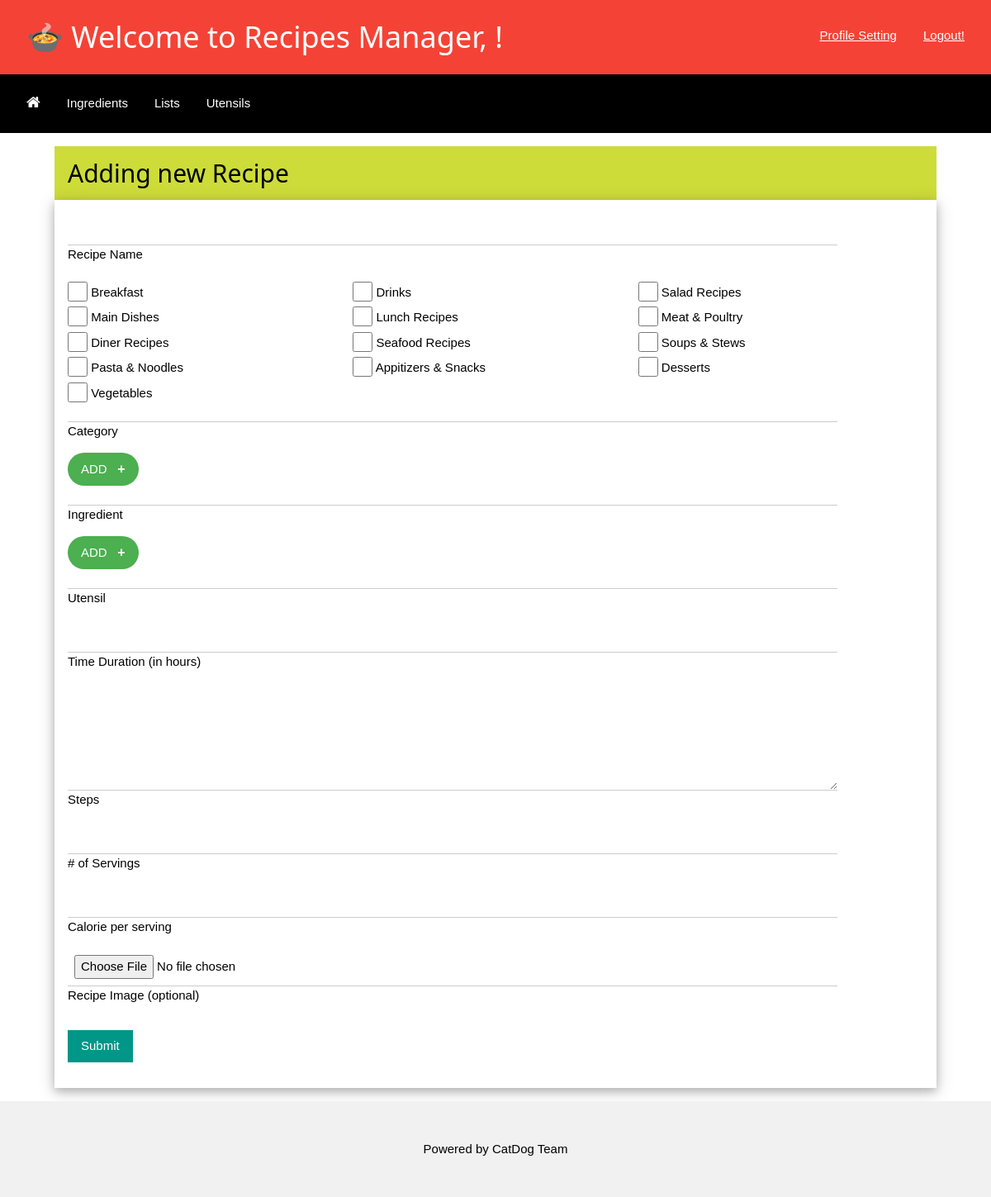
The page /newRecipe/ (signed in) on the database its author committed.
### recipeManager/models.py (models this page shows)
class RecipeCategory(models.Model):
    categoryID = models.AutoField(primary_key=True)
    categoryName = models.CharField(max_length=50, unique=True)

### recipeManager/views.py (the view, shortened to what this page needs)
# urls.py: path('newRecipe/', views.newRecipe, name='newRecipe'),
def newRecipe(request):
    message = ""
    allRecipeCategory = RecipeCategory.objects.all()
    allIngredientCategory = IngredientCategory.objects.all()
    allIngredient = Ingredient.objects.all()
    allUtensil = Utensil.objects.all()
    user_fname = ', Guest'
    login_stat = True
    if request.user.is_authenticated:
        user_fname = ', ' + request.user.get_short_name()
        login_stat = False
        template = loader.get_template('recipeManager/newRecipe.html')
        print(request.POST)
        context = {
            'loginStat' : login_stat,
            'name' : user_fname,
            'allRecipeCategory' : allRecipeCategory,
            'allIngredientCategory' : allIngredientCategory,
            'allIngredient' : allIngredient,
            'allUtensil' : allUtensil,
            'message' : message,
        }
        return HttpResponse(template.render(context, request))
    else:
        return redirect('index')

### recipeManager/templates/recipeManager/newRecipe.html (shortened to what this page needs)
<!DOCTYPE html>
<html>
    <head>
        <link rel="stylesheet" href="/static/recipeManager/css/w3.css">
        <link rel="stylesheet" href="https://cdnjs.cloudflare.com/ajax/libs/font-awesome/4.7.0/css/font-awesome.min.css">
    </head>
    <body>
        <header class="w3-container w3-bar w3-red">
            <h1 class="w3-bar-item">&#127858 Welcome to Recipes Manager{{name}}!</h1>
            {% if loginStat %}
                <div >
                    <a href="/login/" class="w3-bar-item w3-block w3-mobile w3-padding-32 w3-right">Login/Sign up!</a>
                </div>
            {% else %}
            <a href={% url 'logout' %} class="w3-bar-item w3-block w3-mobile w3-padding-32 w3-right">Logout!</a><a href="/profile/" class="w3-bar-item w3-block w3-mobile w3-padding-32 w3-right">Profile Setting</a>
            {% endif%}
        </header>
        <div class="w3-bar w3-black">
            <div class="w3-panel w3-left">
                <a href="/" class="w3-bar-item w3-button"><i class="w3-large fa fa-home"></i></a>
                <a href="/ingredient" class="w3-bar-item w3-button">Ingredients</a>
                <a href="/list/" class="w3-bar-item w3-button">Lists</a>
                <a href="/utensil/" class="w3-bar-item w3-button">Utensils</a>
            </div>
        </div>
        <div class="w3-content" style="max-width:1100px">
            <div class="w3-container w3-margin-top w3-margin-bottom">
                <div class="w3-container w3-lime">
                    <h2>Adding new Recipe</h2>
                </div>
                <form class="w3-container w3-card-4" method="POST">
                    <p>
                        <input class="w3-input w3-hover-grey" type="text" style="width:90%" name="recipeName" required>
                        <label>Recipe Name</label>
                    </p>
                    <p>
                        <div class="w3-row">
                            {% if allRecipeCategory %}
                                {% for item in allRecipeCategory %}
                                    <div class="w3-third">
                                        <input type="checkbox" class="w3-check" name="category" value="{{ item.categoryName }}">
                                        <label  for="{{ item.categoryName }}">{{ item.categoryName }}</label><br>
                                    </div>
                                {% endfor%}
                            {% endif %}
                        </div><br>
                        <div class="w3-border-bottom" style="width:90%"></div>
                        <label> Category</label>
                    </p>
                    <p>
                        <div class="ingredientItem">
                            <button class="add_form_field_ingredient w3-button w3-button w3-round-xxlarge w3-green">ADD &nbsp;
                            <span style="font-size:16px; font-weight:bold;">+</span>
                            </button><br><br>
                        </div>
                        <div class="w3-border-bottom" style="width:90%"></div>
                        <label>Ingredient</label>
                    </p>
                    <p>
                        <div class="utensilItem">
                            <button class="add_form_field_utensil w3-button w3-button w3-round-xxlarge w3-green">ADD &nbsp;
                            <span style="font-size:16px; font-weight:bold;">+</span>
                            </button><br><br>
                        </div>
                        <div class="w3-border-bottom" style="width:90%"></div>
                        <label>Utensil</label>
                    </p>
                    <p>
                        <input class="w3-input w3-hover-grey" type="number" step="0.01" style="width:90%" name="duration" required>
                        <label>Time Duration (in hours)</label>
                    </p>
                    <p>
                        <textarea class="w3-input w3-hover-grey" type="text" style="width:90%" name="steps" cols="40" rows="5" required></textarea>
                        <label>Steps</label>
                    </p>
                    <p>
                        <input class="w3-input w3-hover-grey" type="number" step="0.01" style="width:90%" name="servings" required>
                        <label># of Servings</label>
                    </p>
                    <p>
                        <input class="w3-input w3-hover-grey" type="number" step="0.01" style="width:90%" name="calories" required>
                        <label>Calorie per serving</label>
                    </p>
                    <p>
                        <input class="w3-input" type="file" id="myfile" style="width:90%" name="ingredientImg">
                        <label for="image">Recipe Image (optional)</label>
                    </p>
                    <p>
                        <button type="submit" value="submit" class="w3-button w3-section w3-teal w3-ripple"> Submit</button>
                    </p>
                </form>
            </div>
        </div>
        <footer class="w3-center w3-light-grey w3-padding-32 w3-margin-top">
            <p>Powered by CatDog Team</p>
        </footer>
    </body>
</html>

### recipeManager/static/recipeManager/css/w3.css (style rules this page uses)
*,*:before,*:after { box-sizing:inherit }
html { -ms-text-size-adjust:100%;-webkit-text-size-adjust:100% }
body { margin:0 }
article,aside,details,figcaption,figure,footer,header,main,menu,nav,section { display:block }
a { background-color:transparent }
button,input,select,textarea,optgroup { font:inherit;margin:0 }
button,input { overflow:visible }
button,select { text-transform:none }
button,[type=button],[type=reset],[type=submit] { -webkit-appearance:button }
textarea { overflow:auto }
[type=checkbox],[type=radio] { padding:0 }
html,body { font-family:Verdana,sans-serif;font-size:15px;line-height:1.5 }
html { overflow-x:hidden }
h1 { font-size:36px }
h2 { font-size:30px }
h1,h2,h3,h4,h5,h6 { font-family:"Segoe UI",Arial,sans-serif;font-weight:400;margin:10px 0 }
a { color:inherit }
.w3-btn,.w3-button { border:none;display:inline-block;padding:8px 16px;vertical-align:middle;overflow:hidden;text-decoration:none;color:inherit;background-color:inherit;text-align:center;cursor:pointer;white-space:nowrap }
.w3-btn,.w3-button { -webkit-touch-callout:none;-webkit-user-select:none;-khtml-user-select:none;-moz-user-select:none;-ms-user-select:none;user-select:none }
.w3-ripple { transition:opacity 0s }
.w3-input { padding:8px;display:block;border:none;border-bottom:1px solid #ccc;width:100% }
.w3-check,.w3-radio { width:24px;height:24px;position:relative;top:6px }
.w3-bar { width:100%;overflow:hidden }
.w3-bar .w3-bar-item { padding:8px 16px;float:left;width:auto;border:none;display:block;outline:0 }
.w3-bar .w3-button { white-space:normal }
.w3-block { display:block;width:100% }
.w3-container:after,.w3-container:before,.w3-panel:after,.w3-panel:before,.w3-row:after,.w3-row:before,.w3-row-padding:after,.w3-row-padding:before, .w3-cell-row:before,.w3-cell-row:after,.w3-clear:after,.w3-clear:before,.w3-bar:before,.w3-bar:after { content:"";display:table;clear:both }
.w3-col,.w3-half,.w3-third,.w3-twothird,.w3-threequarter,.w3-quarter { float:left;width:100% }
@media (min-width:601px) { .w3-col.m4,.w3-third { width:33.33333% } }
.w3-content,.w3-auto { margin-left:auto;margin-right:auto }
.w3-content { max-width:980px }
.w3-round-xxlarge { border-radius:32px }
.w3-container,.w3-panel { padding:0.01em 16px }
.w3-panel { margin-top:16px;margin-bottom:16px }
.w3-card-4,.w3-hover-shadow:hover { box-shadow:0 4px 10px 0 rgba(0,0,0,0.2),0 4px 20px 0 rgba(0,0,0,0.19) }
.w3-large { font-size:18px!important }
.w3-center { text-align:center!important }
.w3-border-bottom { border-bottom:1px solid #ccc!important }
.w3-section,.w3-code { margin-top:16px!important;margin-bottom:16px!important }
.w3-margin-top { margin-top:16px!important }
.w3-margin-bottom { margin-bottom:16px!important }
.w3-padding-32 { padding-top:32px!important;padding-bottom:32px!important }
.w3-left { float:left!important }
.w3-right { float:right!important }
.w3-green,.w3-hover-green:hover { color:#fff!important;background-color:#4CAF50!important }
.w3-lime,.w3-hover-lime:hover { color:#000!important;background-color:#cddc39!important }
.w3-red,.w3-hover-red:hover { color:#fff!important;background-color:#f44336!important }
.w3-teal,.w3-hover-teal:hover { color:#fff!important;background-color:#009688!important }
.w3-black,.w3-hover-black:hover { color:#fff!important;background-color:#000!important }
.w3-light-grey,.w3-hover-light-grey:hover,.w3-light-gray,.w3-hover-light-gray:hover { color:#000!important;background-color:#f1f1f1!important }

### rows shown on the page
RecipeCategory: categoryName "Breakfast"
RecipeCategory: categoryName "Drinks"
RecipeCategory: categoryName "Salad Recipes"
RecipeCategory: categoryName "Main Dishes"
RecipeCategory: categoryName "Lunch Recipes"
RecipeCategory: categoryName "Meat & Poultry"
RecipeCategory: categoryName "Diner Recipes"
RecipeCategory: categoryName "Seafood Recipes"
RecipeCategory: categoryName "Soups & Stews"
RecipeCategory: categoryName "Pasta & Noodles"
RecipeCategory: categoryName "Appitizers & Snacks"
RecipeCategory: categoryName "Desserts"
RecipeCategory: categoryName "Vegetables"

### other values the page prints
{{ name }} ","
